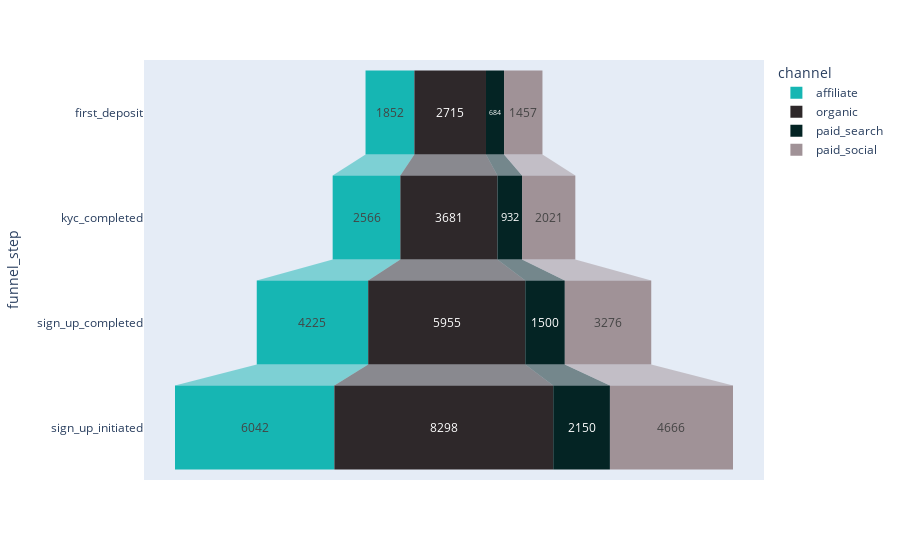

Notebook source saved alongside this figure:
### Code cell
stages = ["sign_up_initiateds", "sign_up_completed", "kyc_completed", "first_deposit"]
fig = px.funnel(channel, x='user_id', y='funnel_step', color='channel', color_discrete_map={"affiliate": "#16B6B3", 
                                    "organic": "#2E282A", "paid_search": "#042424", "paid_social": "#A09297"},)
fig.show()

### Figure 1 — Plotly figure (JSON) as saved in the notebook; plotly's stock layout.template omitted (floating-point values rounded to 4 significant figures)
{"data": [{"hovertemplate": "channel=affiliate<br>user_id=%{x}<br>funnel_step=%{y}<extra></extra>", "legendgroup": "affiliate", "marker": {"color": "#16B6B3"}, "name": "affiliate", "orientation": "h", "showlegend": true, "type": "funnel", "x": [1852, 2566, 4225, 6042], "xaxis": "x", "y": ["first_deposit", "kyc_completed", "sign_up_completed", "sign_up_initiated"], "yaxis": "y"}, {"hovertemplate": "channel=organic<br>user_id=%{x}<br>funnel_step=%{y}<extra></extra>", "legendgroup": "organic", "marker": {"color": "#2E282A"}, "name": "organic", "orientation": "h", "showlegend": true, "type": "funnel", "x": [2715, 3681, 5955, 8298], "xaxis": "x", "y": ["first_deposit", "kyc_completed", "sign_up_completed", "sign_up_initiated"], "yaxis": "y"}, {"hovertemplate": "channel=paid_search<br>user_id=%{x}<br>funnel_step=%{y}<extra></extra>", "legendgroup": "paid_search", "marker": {"color": "#042424"}, "name": "paid_search", "orientation": "h", "showlegend": true, "type": "funnel", "x": [684, 932, 1500, 2150], "xaxis": "x", "y": ["first_deposit", "kyc_completed", "sign_up_completed", "sign_up_initiated"], "yaxis": "y"}, {"hovertemplate": "channel=paid_social<br>user_id=%{x}<br>funnel_step=%{y}<extra></extra>", "legendgroup": "paid_social", "marker": {"color": "#A09297"}, "name": "paid_social", "orientation": "h", "showlegend": true, "type": "funnel", "x": [1457, 2021, 3276, 4666], "xaxis": "x", "y": ["first_deposit", "kyc_completed", "sign_up_completed", "sign_up_initiated"], "yaxis": "y"}], "layout": {"legend": {"title": {"text": "channel"}, "tracegroupgap": 0}, "margin": {"t": 60}, "xaxis": {"anchor": "y", "domain": [0, 1], "title": {"text": "user_id"}}, "yaxis": {"anchor": "x", "domain": [0, 1], "title": {"text": "funnel_step"}}}}
